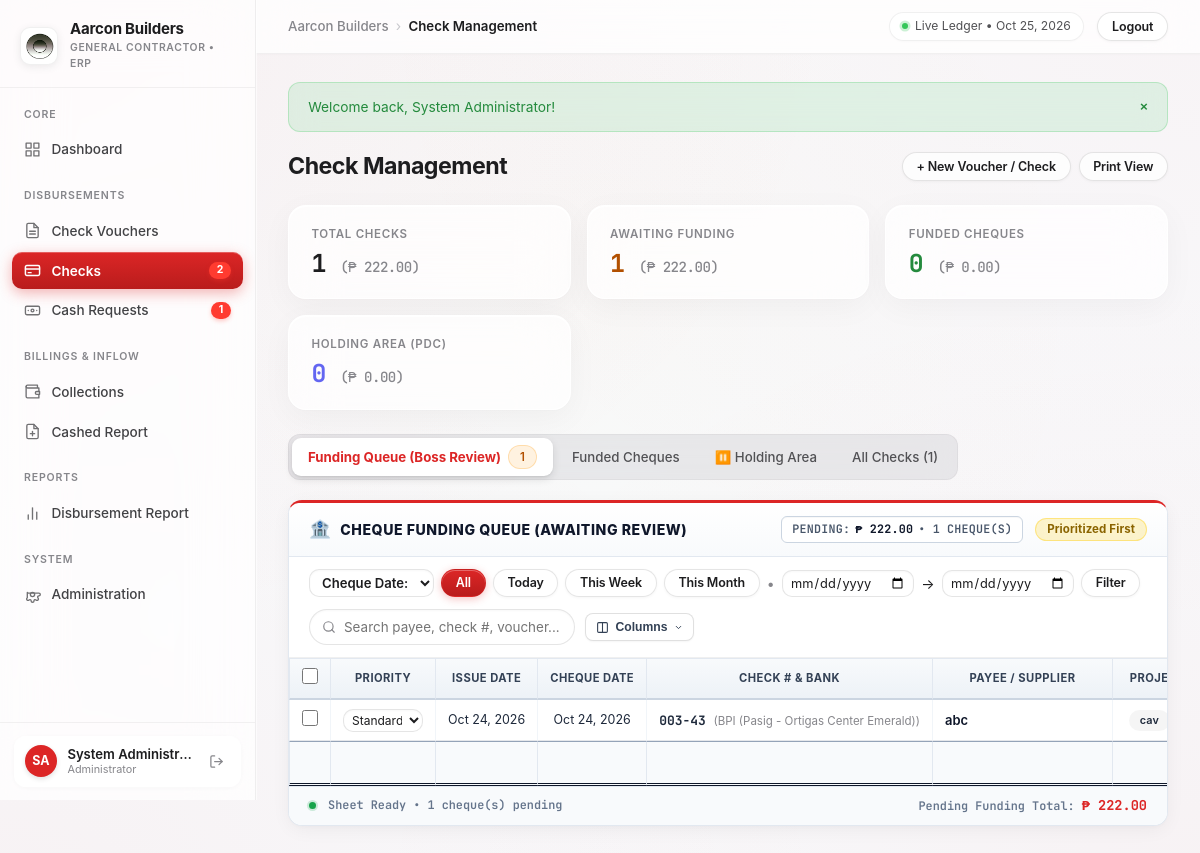
/checks.php (signed in), run on the app's committed database.
### tables this page shows
CREATE TABLE "checks" (
        id INTEGER PRIMARY KEY AUTOINCREMENT,
        check_number VARCHAR(50) NOT NULL UNIQUE,
        bank_name VARCHAR(100) NOT NULL,
        account_number VARCHAR(100) DEFAULT '',
        payee VARCHAR(255) NOT NULL,
        amount DECIMAL(12, 2) NOT NULL,
        issue_date DATE NOT NULL,
        check_date DATE DEFAULT NULL,
        category VARCHAR(100) DEFAULT 'Materials',
        project_name VARCHAR(255) DEFAULT 'General Operations',
        project_district VARCHAR(100) DEFAULT '',
        voucher_number VARCHAR(100) DEFAULT '',
        priority_status VARCHAR(50) DEFAULT 'Standard',
        check_type VARCHAR(50) DEFAULT 'Dated Check',
        status VARCHAR(50) DEFAULT 'pending',
        funded_at DATETIME DEFAULT NULL,
        funded_by VARCHAR(100) DEFAULT NULL,
        remarks TEXT DEFAULT '',
        created_at DATETIME DEFAULT CURRENT_TIMESTAMP,
        is_reviewed INTEGER DEFAULT 1
    , custom_fields TEXT DEFAULT '{}');

### checks.php (the view, shortened to what the rows shown need)
<?php
require_once __DIR__ . '/config/config.php';
require_once __DIR__ . '/includes/header.php';
$db = get_db();
$activeTab = $_GET['tab'] ?? 'funding';
$dateConditions = [];
$dateWhereClause = !empty($dateConditions) ? " AND (" . implode(" AND ", $dateConditions) . ")" : "";
$pendingChecks = $db->query("SELECT * FROM checks WHERE status = 'pending' AND (is_reviewed = 1 OR is_reviewed IS NULL) AND (priority_status IS NULL OR priority_status != 'Hold') {$dateWhereClause} ORDER BY CASE WHEN priority_status = 'Prioritized' THEN 0 ELSE 1 END, check_date ASC, id ASC")->fetchAll();
?>
<div class="page-header no-print">
    <div>
        <h1 class="page-title">Check Management</h1>
    </div>
</div>
<div class="tabs-container">
    <div class="tab-pane <?= $activeTab === 'funding' ? 'active' : '' ?>" id="tab-funding">
        <div class="excel-sheet-card">
            <div>
                <?php if (empty($pendingChecks)): ?>
                    <div class="empty-state">
                        No pending checks awaiting funding.
                        <p>Click "+ New Check" to encode hand-written checks into the system.</p>
                    </div>
                <?php else: ?>
                    <div class="table-responsive">
                        <table class="excel-table" id="pendingChecksTable">
                            <thead>
                                <tr>
                                    <th style="width: 32px; text-align: center;" class="no-print">
                                        <input type="checkbox" id="selectAllChecks" class="custom-checkbox">
                                    </th>
                                    <th class="col-toggle-chk-priority" style="min-width: 105px;">PRIORITY</th>
                                    <th class="col-toggle-chk-issuedate" style="min-width: 95px; text-align: center;">ISSUE DATE</th>
                                    <th class="col-toggle-chk-chequedate" style="min-width: 95px; text-align: center;">CHEQUE DATE</th>
                                    <th class="col-toggle-chk-check" style="min-width: 140px;">CHECK # &amp; BANK</th>
                                    <th class="col-toggle-chk-payee" style="min-width: 180px;">PAYEE / SUPPLIER</th>
                                    <th class="col-toggle-chk-project" style="min-width: 160px;">PROJECT &amp; DISTRICT</th>
                                </tr>
                            </thead>
                            <tbody>
                                <?php foreach ($pendingChecks as $chk): ?>
                                    <?php
                                        $priority = $chk['priority_status'] ?: 'Standard';
                                    ?>
                                    <tr style="<?= $priority === 'Prioritized' ? 'background: #fffbeb;' : '' ?>">
                                        <td style="text-align: center;" class="no-print">
                                            <input type="checkbox" class="custom-checkbox check-select-item" value="<?= $chk['id'] ?>" data-amount="<?= $chk['amount'] ?>">
                                        </td>
                                        <td class="col-toggle-chk-priority">
                                            <div class="no-print">
                                                <select class="check-priority-select form-control" data-check-id="<?= $chk['id'] ?>" style="padding: 2px 4px; font-size: 0.75rem; height: auto;">
                                                    <option value="Standard" <?= $priority === 'Standard' ? 'selected' : '' ?>>Standard</option>
                                                </select>
                                            </div>
                                        </td>
                                        <td class="col-toggle-chk-issuedate" style="text-align: center; font-size: 0.78rem;" class="excel-mono"><?= format_date($chk['issue_date']) ?></td>
                                        <td class="col-toggle-chk-chequedate" style="text-align: center; font-size: 0.78rem;" class="excel-mono">
                                            <?= !empty($chk['check_date']) ? format_date($chk['check_date']) : '<span style="color: var(--text-muted); font-style: italic;">Pending Date</span>' ?>
                                        </td>
                                        <td class="col-toggle-chk-check">
                                            <span class="excel-mono" style="font-weight: 700; color: #1e293b;"><?= e($chk['check_number']) ?></span>
                                            <small style="color: var(--text-muted); font-size: 0.72rem; margin-left: 4px;">(<?= e($chk['bank_name']) ?>)</small>
                                        </td>
                                        <td class="col-toggle-chk-payee" style="font-weight: 600; color: #0f172a;"><?= e($chk['payee']) ?></td>
                                        <td class="col-toggle-chk-project">
                                            <?php if (!empty($chk['project_district'])): ?>
                                                <span class="badge" style="background: rgba(0, 0, 0, 0.04); font-size: 0.68rem; margin-left: 4px;"><?= e($chk['project_district']) ?></span>
                                            <?php endif; ?>
                                        </td>
                                    </tr>
                                <?php endforeach; ?>
                            </tbody>
                            <tfoot>
                                <tr>
                                    <th class="no-print"></th>
                                    <th class="col-toggle-chk-priority"></th>
                                    <th class="col-toggle-chk-issuedate"></th>
                                    <th class="col-toggle-chk-chequedate"></th>
                                    <th class="col-toggle-chk-check"></th>
                                    <th class="col-toggle-chk-payee"></th>
                                    <th class="col-toggle-chk-project"></th>
                                </tr>
                            </tfoot>
                        </table>
                    </div>
                <?php endif; ?>
            </div>
        </div>
    </div>
</div>
<?php require_once __DIR__ . '/includes/footer.php'; ?>

### data on the page
checks: priority_status+id "Standard", issue_date "Oct 24, 2026", check_date "Oct 24, 2026", check_number "003-43", bank_name "BPI (Pasig - Ortigas Center Emerald)", payee "abc", project_district "cav"

### other printed values
$dynamicAppName "Aarcon Builders"
$pendingChecksCount "2"
$pendingCashCount "1"
$userInitials "SA"
$currentUser['full_name'] "System Administr…"
get_user_role_label($currentUser['role']) "Administrator"
$pageTitle "Check Management"
$flash['message'] "Welcome back, System Administrator!"
$allChecksCount "1"
format_money($allChecksTotal) "₱ 222.00"
count($pendingChecks) "1"
format_money($pendingTotal) "₱ 222.00"
count($fundedChecks) "0"
format_money($fundedTotal) "₱ 0.00"
count($holdingChecks) "0"
